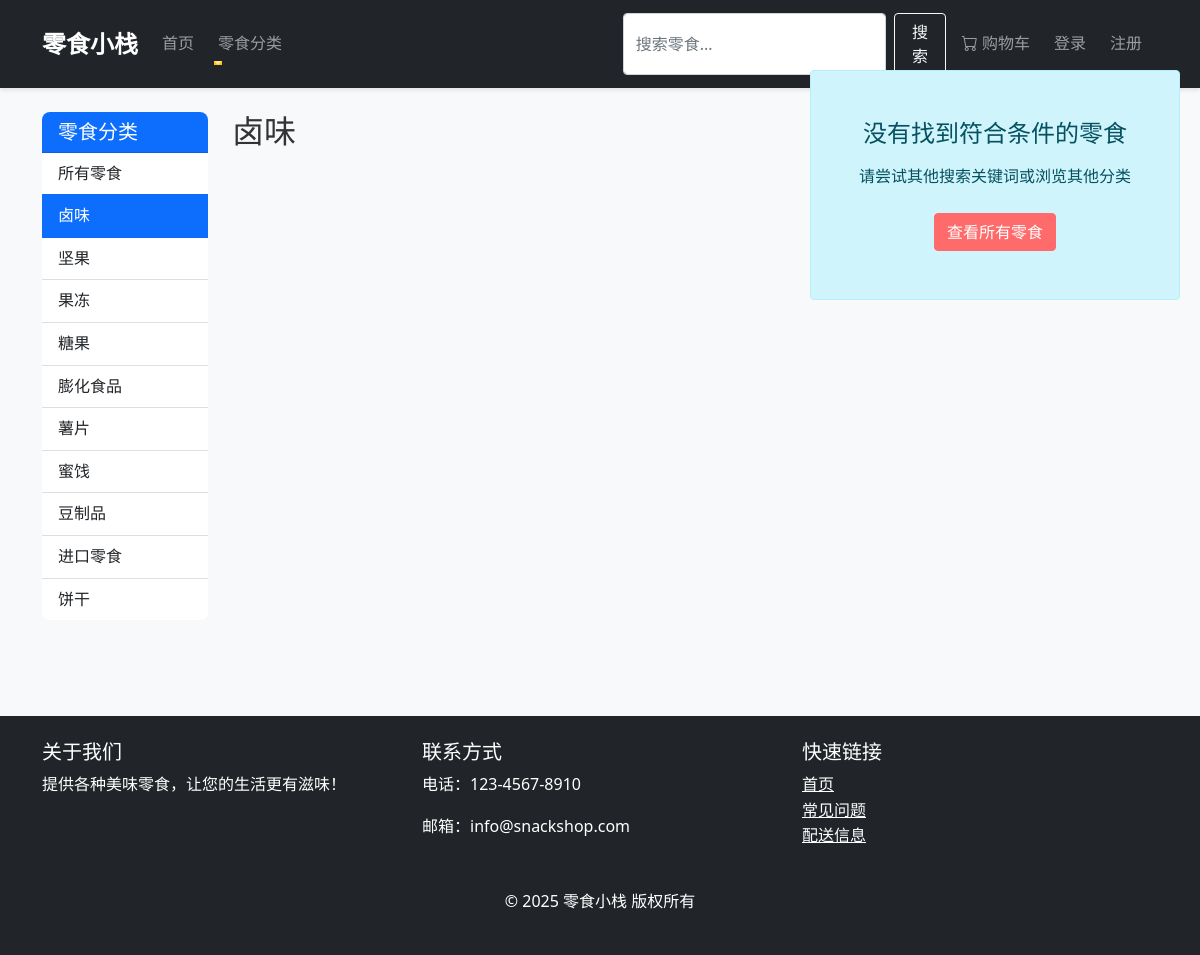
Screenshot of /products/category/marinated_food/ with the database file from the repository.
### products/models.py (models this page shows, shortened)
class Category(models.Model):
    name = models.CharField(max_length=200, verbose_name="类别名称")
    slug = models.SlugField(max_length=200, unique=True, verbose_name="URL别名")
    description = models.TextField(blank=True, verbose_name="类别描述")
    image = models.ImageField(upload_to='categories/', blank=True, verbose_name="类别图片")
    created_at = models.DateTimeField(auto_now_add=True, verbose_name="创建时间")
    updated_at = models.DateTimeField(auto_now=True, verbose_name="更新时间")
    class Meta:
        ordering = ['name']
        verbose_name = '零食类别'
        verbose_name_plural = '零食类别'
    def get_absolute_url(self):
        return reverse('products:product_list_by_category', args=[self.slug])

### products/views.py (the view)
# urls.py: path('', views.ProductListView.as_view(), name='product_list'),
class ProductListView(ListView):
    model = Product
    template_name = 'products/product_list.html'
    context_object_name = 'products'
    paginate_by = 12
    def get_queryset(self):
        queryset = Product.objects.filter(available=True)
        category_slug = self.kwargs.get('category_slug')
        if category_slug:
            self.category = get_object_or_404(Category, slug=category_slug)
            queryset = queryset.filter(category=self.category)
        else:
            self.category = None
        search_query = self.request.GET.get('search', '')
        if search_query:
            queryset = queryset.filter(name__icontains=search_query)
        return queryset
    def get_context_data(self, **kwargs):
        context = super().get_context_data(**kwargs)
        context['categories'] = Category.objects.all()
        context['current_category'] = self.category
        return context

### templates/products/product_list.html (shortened to what this page needs)
{% extends "base.html" %}
{% block content %}
    <div class="row">
        <div class="col-md-2 mb-4">
            <div class="card">
                <div class="card-header bg-primary text-white">
                    <h5 class="mb-0">零食分类</h5>
                </div>
                <ul class="list-group list-group-flush">
                    <li class="list-group-item {% if not current_category %}active{% endif %}">
                        <a href="{% url 'products:product_list' %}" class="{% if not current_category %}text-white{% else %}text-dark{% endif %} text-decoration-none">
                            所有零食
                        </a>
                    </li>
                    {% for category in categories %}
                        <li class="list-group-item {% if current_category and current_category.id == category.id %}active{% endif %}">
                            <a href="{{ category.get_absolute_url }}" class="{% if current_category and current_category.id == category.id %}text-white{% else %}text-dark{% endif %} text-decoration-none">
                                {{ category.name }}
                            </a>
                        </li>
                    {% endfor %}
                </ul>
            </div>
        </div>
        <div class="col-md-9">
            <div class="d-flex justify-content-between align-items-center mb-4">
                <h2>
                    {% if current_category %}
                        {{ current_category.name }}
                    {% else %}
                        所有零食
                    {% endif %}
                </h2>
                <p class="text-muted">找到 {{ products.paginator.count }} 件商品</p>
            </div>
            {% if products %}
                <div class="row row-cols-1 row-cols-md-2 row-cols-lg-3 g-4">
                    {% for product in products %}
                        <div class="col">
                            <div class="card h-100 shadow-sm hover-shadow transition-all">
                                <div class="product-image-container">
                                    {% if product.image %}
                                        <img src="{{ product.image.url }}" alt="{{ product.name }}" class="card-img-top product-image">
                                    {% else %}
                                        <img src="https://picsum.photos/seed/{{ product.id }}/300/200" alt="{{ product.name }}" class="card-img-top product-image">
                                    {% endif %}
                                    {% if not product.available %}
                                        <div class="out-of-stock-overlay">缺货</div>
                                    {% endif %}
                                </div>
                                <div class="card-body">
                                    <h5 class="card-title">
                                        <a href="{{ product.get_absolute_url }}" class="text-decoration-none text-dark hover-text-primary">
                                            {{ product.name }}
                                        </a>
                                    </h5>
                                    <p class="card-text text-truncate">{{ product.description|truncatechars:60 }}</p>
                                    <p class="card-text"><strong class="text-primary fs-5">¥{{ product.price }}</strong></p>
                                </div>
                                <div class="card-footer bg-transparent">
                                    <div class="d-grid gap-2">
                                        <a href="{{ product.get_absolute_url }}" class="btn btn-outline-primary">查看详情</a>
                                        {% if product.available %}
                                            <form action="{% url 'cart:cart_add' product.id %}" method="post" class="d-grid">
                                                {% csrf_token %}
                                                <button type="submit" class="btn btn-primary">
                                                    <i class="bi bi-cart-plus"></i> 加入购物车
                                                </button>
                                            </form>
                                        {% else %}
                                            <button class="btn btn-secondary" disabled>暂时缺货</button>
                                        {% endif %}
                                    </div>
                                </div>
                            </div>
                        </div>
                    {% endfor %}
                </div>
                {% if products.paginator.num_pages > 1 %}
                    <nav class="mt-5">
                        <ul class="pagination justify-content-center">
                            {% if products.has_previous %}
                                <li class="page-item">
                                    <a class="page-link" href="?page={{ products.previous_page_number }}{% if request.GET.search %}&search={{ request.GET.search }}{% endif %}">上一页</a>
                                </li>
                            {% else %}
                                <li class="page-item disabled">
                                    <span class="page-link">上一页</span>
                                </li>
                            {% endif %}
                            {% for i in products.paginator.page_range %}
                                {% if products.number == i %}
                                    <li class="page-item active">
                                        <span class="page-link">{{ i }}</span>
                                    </li>
                                {% else %}
                                    <li class="page-item">
                                        <a class="page-link" href="?page={{ i }}{% if request.GET.search %}&search={{ request.GET.search }}{% endif %}">{{ i }}</a>
                                    </li>
                                {% endif %}
                            {% endfor %}
                            {% if products.has_next %}
                                <li class="page-item">
                                    <a class="page-link" href="?page={{ products.next_page_number }}{% if request.GET.search %}&search={{ request.GET.search }}{% endif %}">下一页</a>
                                </li>
                            {% else %}
                                <li class="page-item disabled">
                                    <span class="page-link">下一页</span>
                                </li>
                            {% endif %}
                        </ul>
                    </nav>
                {% endif %}
            {% else %}
                <div class="alert alert-info text-center p-5">
                    <h4>没有找到符合条件的零食</h4>
                    <p class="mt-3">请尝试其他搜索关键词或浏览其他分类</p>
                    <a href="{% url 'products:product_list' %}" class="btn btn-primary mt-2">查看所有零食</a>
                </div>
            {% endif %}
        </div>
    </div>
{% endblock %}

### static/css/style.css (style rules this page uses)
* { margin: 0; padding: 0; box-sizing: border-box; }
body { font-family: 'Segoe UI', Tahoma, Geneva, Verdana, sans-serif; line-height: 1.6; color: #333; background-color: #f8f9fa; }
.card { border: none; border-radius: 8px; overflow: hidden; transition: transform 0.3s ease, box-shadow 0.3s ease; }
.btn { border-radius: 4px; transition: all 0.3s ease; }
.btn-primary { background-color: #ff6b6b; border-color: #ff6b6b; }
.fade-in { animation: fadeIn 0.5s ease-in; }
.alert { position: fixed; top: 70px; right: 20px; z-index: 1050; animation: slideIn 0.3s ease-out; }

### rows the page displays
Category: name "卤味"
Category: name "坚果"
Category: name "果冻"
Category: name "糖果"
Category: name "膨化食品"
Category: name "薯片"
Category: name "蜜饯"
Category: name "豆制品"
Category: name "进口零食"
Category: name "饼干"
